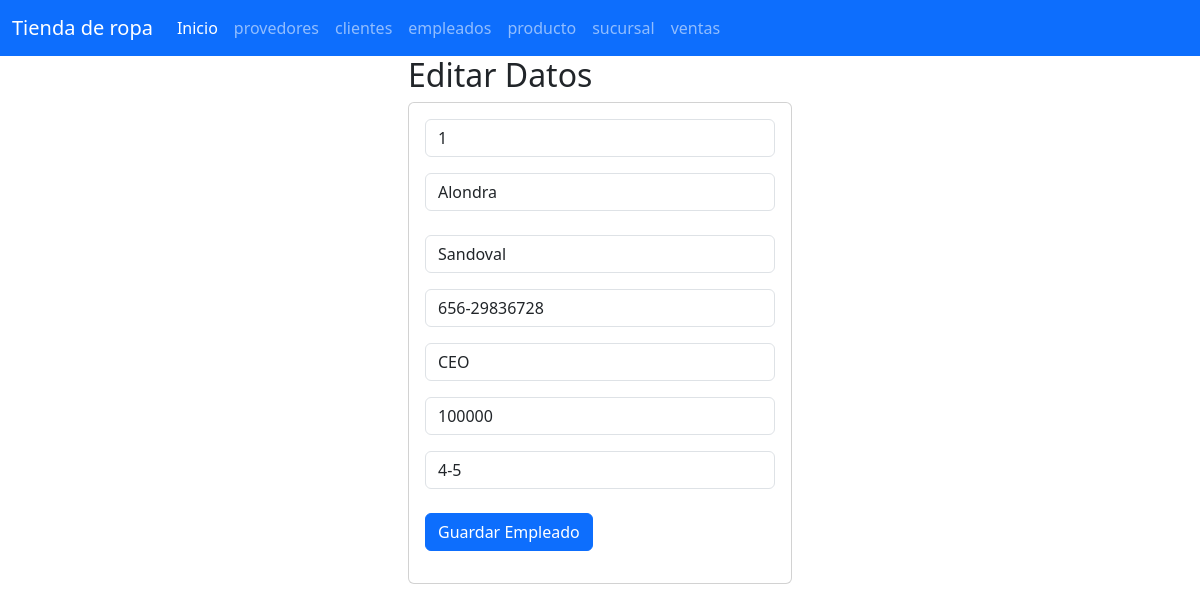
/seleccionarempleados/1, run on the app's committed database.
### empleados_app/models.py (models this page shows, shortened)
class Empleados(models.Model):
    id=models.PositiveSmallIntegerField(primary_key=True)
    nombres=models.CharField(max_length=50)
    apellidos=models.CharField(max_length=15)
    numero=models.CharField(max_length=50)
    cargo=models.CharField(max_length=25)
    salario=models.IntegerField()
    horario=models.CharField(max_length=50)

### empleados_app/views.py (the view)
# urls.py: path("seleccionarempleados/<id>",views.seleccionarempleados,name="seleccionarempleados"),
def seleccionarempleados(request,id):
    empleados=Empleados.objects.get(id=id)
    return render(request,"editarempleados.html",{"misempleados":empleados})

### empleados_app/templates/editarempleados.html
{% extends "base.html" %}
{% block cuerpo %}
<div class="row">
    <div class="col-md-4 offset-md-4">
        <h2>Editar Datos</h2>
        <div class="card">
            <div class="card-body">
                <form action="/editarempleados/" method="POST"> {% csrf_token %}
                    <div class="form-group">
                        <input type="text" id="txtid" name="txtid" class="form-control" placeholder="id Empleado" minlength="1" maxlength="6" value="{{ misempleados.id }}" readonly required>
                    </div>
                    <div class="form-group py-3">
                        <input type="text" id="txtnombres" name="txtnombres" class="form-control" placeholder="Nombres del Empleado"  maxlength="50" value="{{ misempleados.nombres }}" required>
                    </div>
                    <div class="form-group py-2">
                        <input type="text" id="txtapellidos" name="txtapellidos" class="form-control" placeholder="Apellidos del Empleado"  maxlength="15" value="{{ misempleados.apellidos }}" required>
                    </div>
                    <div class="form-group py-2">
                        <input type="text" id="skznumero" name="skznumero" class="form-control" placeholder="Numero del Empleado"  maxlength="50" value="{{ misempleados.numero }}" required>
                    </div>
                    <div class="form-group py-2">
                        <input type="text" id="skzcargo" name="skzcargo" class="form-control" placeholder="Cergo del Empleado"  maxlength="25" value="{{ misempleados.cargo }}" required>
                    </div>
                    <div class="form-group py-2">
                        <input type="number" id="skzsalario" name="skzsalario" class="form-control" placeholder="Salario del Empleado"  maxlength="100" value="{{ misempleados.salario }}" required>
                    </div>
                    <div class="form-group py-2">
                        <input type="text" id="skzhorario" name="skzhorario" class="form-control" placeholder="Horario del Empleado"  maxlength="50" value="{{ misempleados.horario }}" required>
                    </div>
                    <div class="form-group py-2">
                        <div class="form-group py-2">
                            <button type="submit" class="btn btn-primary">Guardar Empleado</button>
                    </div>
                    </div>
                </form>
                </div>
            </div>
    </div>
</div>
{% endblock %}

### data on the page
Empleados: txtid "1", txtnombres "Alondra", txtapellidos "Sandoval", skznumero "656-29836728", skzcargo "CEO", skzsalario "100000", skzhorario "4-5"
